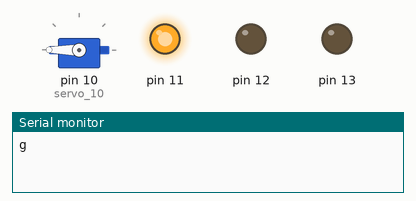
The sketch below on a simulated Arduino Uno, built with avr-gcc and run on an emulated ATmega328P. Shown: servo, output pins drawn as LEDs (lit = HIGH), the last lines printed to the serial monitor.

Above: at 0.05 s.
At 9.95 s:
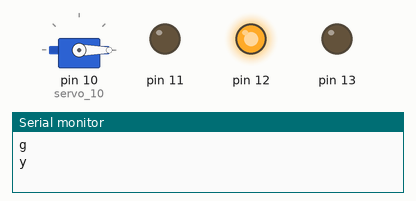
At 14.95 s:
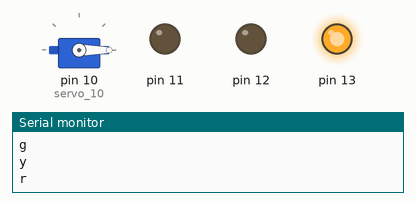
At 19.95 s:
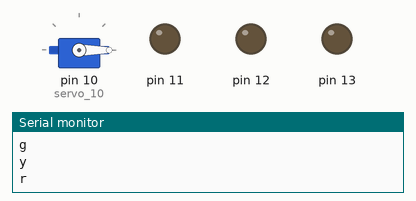
Timing chart, 0 to 26.0 s (numbered marks = the images above):
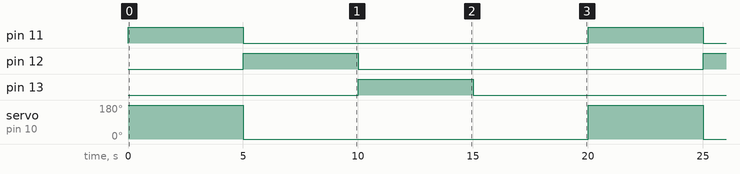

Measured:
- by itself, pin 11–13: alternates HIGH for 5.0 s and LOW for 15.0 s
- by itself, servo on pin 10 (servo_10): alternates 180° for 5.0 s and 0° for 15.0 s

The sketch:

CODE_01_PROJECT_01.ino
```cpp
#include <Servo.h>

int i = 0;

Servo servo_10;

void setup()
{
pinMode(11, OUTPUT);
servo_10.attach(10, 500, 2500);

Serial.begin(9600);

pinMode(12, OUTPUT);
pinMode(13, OUTPUT);
}

void loop()
{
digitalWrite(11, HIGH);
servo_10.write(180);
Serial.println("g");
delay(5000); // Wait for 5000 millisecond(s)
digitalWrite(11, LOW);
digitalWrite(12, HIGH);
servo_10.write(0);
Serial.println("y");
delay(5000); // Wait for 5000 millisecond(s)
digitalWrite(11, LOW);
digitalWrite(12, LOW);
digitalWrite(13, HIGH);
servo_10.write(0);
Serial.println("r");
delay(5000); // Wait for 5000 millisecond(s)
digitalWrite(13, LOW);
delay(5000); // Wait for 5000 millisecond(s)
}
```
